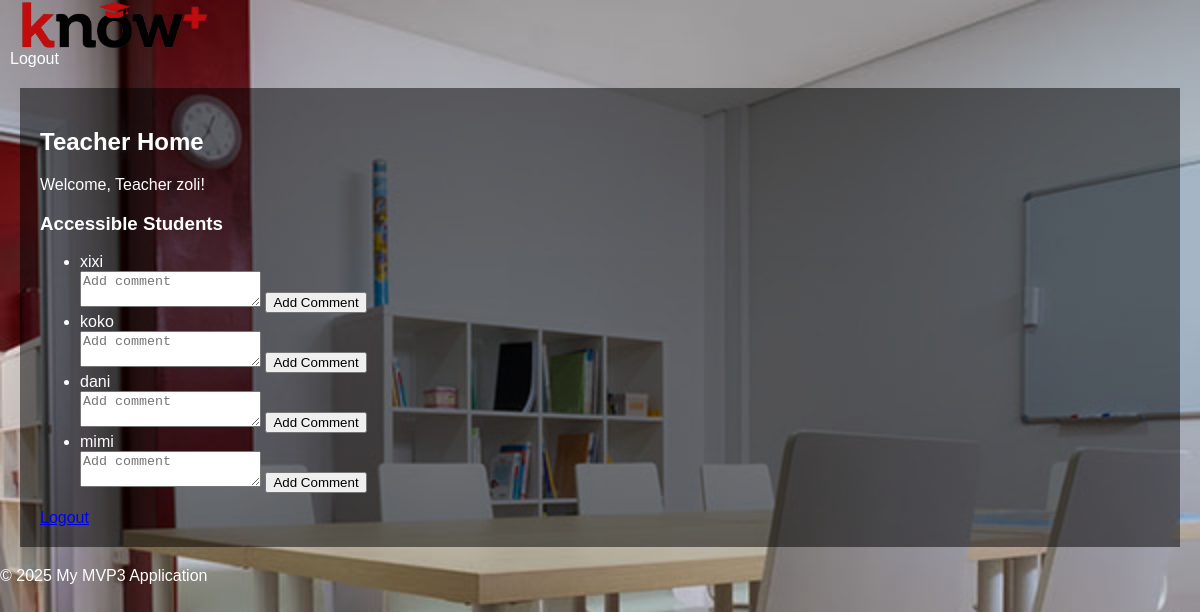
The app's page /teacher (signed in) with its own data.
### models.py (models this page shows, shortened)
class User(db.Model, UserMixin):
    id = db.Column(db.Integer, primary_key=True)
    username = db.Column(db.String(80), unique=True, nullable=False)
    password_hash = db.Column(db.String(128))
    user_type = db.Column(db.Enum(UserType), nullable=False)  # Using UserType enum for role

### app.py (the view)
@app.route('/teacher')
@login_required
def teacher_home():
    if current_user.user_type != UserType.TEACHER:
        return 'Unauthorized', 403
    teacher_students = TeacherStudent.query.filter_by(teacher_id=current_user.id).all()
    students = [ts.student for ts in teacher_students]
    return render_template('teacher_home.html', students=students)

### app.py (called while the page is built)
@login_manager.user_loader
def load_user(user_id):
    return User.query.get(int(user_id))  # Load from the unified User model

### templates/teacher_home.html (shortened to what this page needs)
{% extends 'base.html' %}
{% block content %}
  <div class="container">
    <h2>Teacher Home</h2>
     {% if admin_view %}
      <div class="alert alert-info" role="alert">
        You are viewing this page as Administrator.
      </div>
      <p>Viewing Teacher Page: <strong>{{ teacher.username }}</strong></p>
    {% else %}
       <p>Welcome, Teacher {{ current_user.username }}!</p>
    {% endif %}
    <h3>Accessible Students</h3>
    <ul class="list-group">
    {% for student in students %}
        <li class="list-group-item">{{ student.username }}</li>
        <form action="{{ url_for('add_comment', student_id=student.id) }}" method="post">
                    <textarea name="comment" placeholder="Add comment" required></textarea>
                    <button type="submit">Add Comment</button>
        </form>
    {% else %}
        <li class="list-group-item">No students are accessible to you yet.</li>
    {% endfor %}
    </ul>
    {% if not admin_view %}
        <a href="{{ url_for('logout') }}" class="btn btn-danger mt-3">Logout</a>
    {% endif %}
  </div>
{% endblock %}

### static/css/style.css (style rules this page uses)
body { font-family: sans-serif; margin: 0; padding: 0; color: white; }
.container { padding: 20px; margin: 20px; background-color: rgba(0, 0, 0, 0.5); }

### records on screen
User: username "zoli"
User: username "xixi"
User: username "koko"
User: username "dani"
User: username "mimi"
